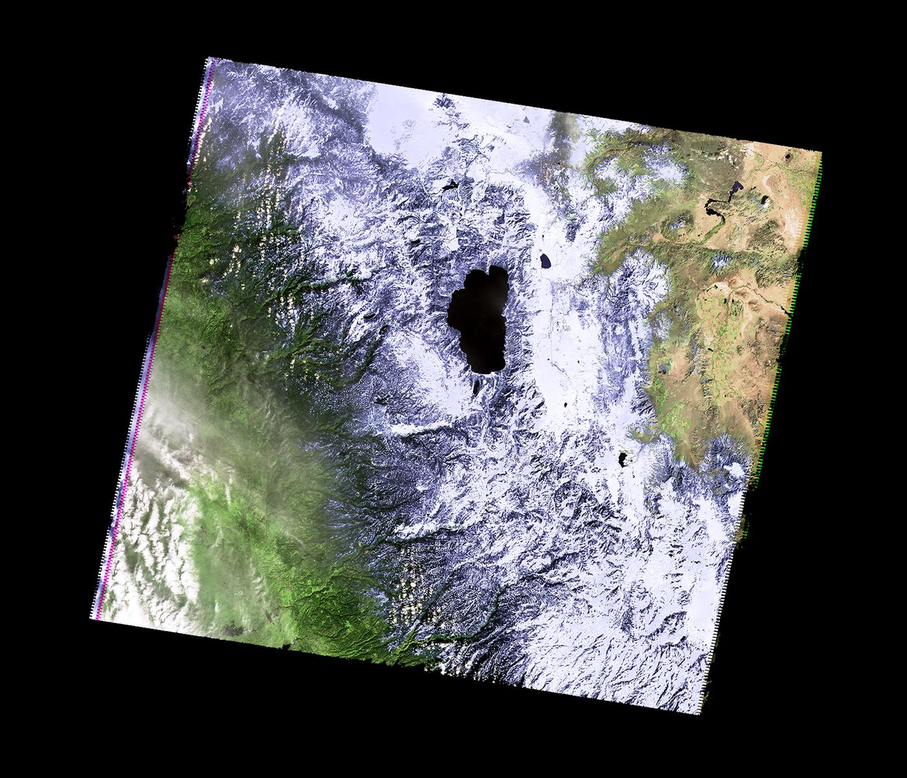
#> input picture CaliforniaDrought_02232011_md.png, 907 x 778 px, shrunk from 1400 x 1200 before the run
$ python 'img average.py'
#> lines starting #> are read from the running program, lines starting #| are printed output that depends on the picture
#CSci 127 Teaching Staff
#October 2017
#A program that summarizes images, like koalastothemax
#Modified by:  Mohib Ahmed

import numpy as np
import matplotlib.pyplot as plt

def average(region):
     """
     Takes a region of an image and
     Returns the average red, green, and blue values across the region.
     """

     red = np.mean(region[:, :, 0])
     green = np.mean(region[:, :, 1])
     blue = np.mean(region[:, :, 2])

     return (red, green, blue)

def setRegion(region, r,g,b):
     """
     Takes a region of an image and red, green, and blue values, r, g, b.
     Sets the region so that all points have
     red values of r, green values of g, and blue values of b.
     """

     region[:,:,0] = r
     region[:,:,1] = g
     region[:,:,2] = b


######################################################################
### DO NOT CHANGE ANYTHING BELOW THIS LINE                         ###
######################################################################


def quarter(img2, levels):
     """
     Takes an image and the number of splits to make.
     Splits the image into regions (2**levels x 2**levels pieces)
     and averages each of these regions separately.
     Calls average() and setRegion() to average and set colors for the
     regions.
     """
     h = img2.shape[0]
     w = img2.shape[1]
     hReg = h//2**levels
     wReg = w//2**levels
     for i in range(2**levels):
          for j in range(2**levels):
               #Average the region:
               r,g,b = average(img2[i*hReg:(i+1)*hReg,j*wReg:(j+1)*wReg])
               setRegion(img2[i*hReg:(i+1)*hReg,j*wReg:(j+1)*wReg],r,g,b)


def main():
     inFile = input('Enter image file name: ')
#> the answer given: CaliforniaDrought_02232011_md.png
     img = plt.imread(inFile)
#> img is the input picture: shape (778, 907, 3) float32; mean R, G, B 0.296, 0.301, 0.304

     #Divides the image in 1/2, 1/4, 1/8, ... 1/2^8, and displays each:
     for i in range(8):
          img2 = img.copy()   #Make a copy to average
          quarter(img2,i)     #Split in half i times, and average regions

          plt.imshow(img2)    #Load our new image into pyplot
          plt.show()          #Show the image (waits until closed to continue)
#> this loop made 8 passes
#> pass 2, in main, `plt.show()`:
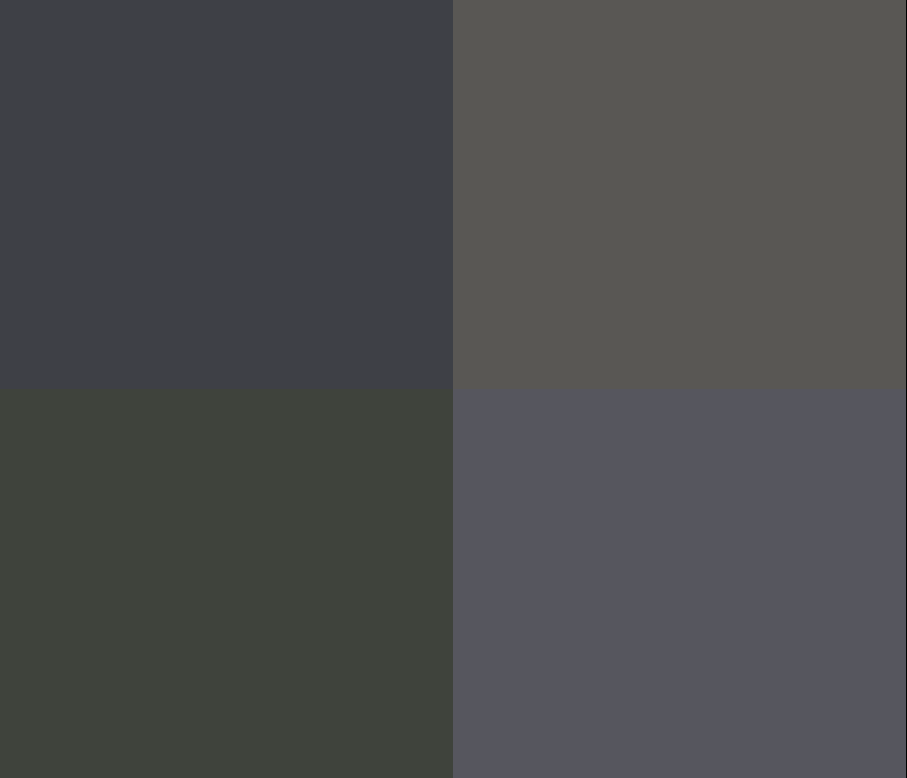
#> shown: shape (778, 907, 3) float32; mean R, G, B 0.297, 0.301, 0.305
#> after the loop:
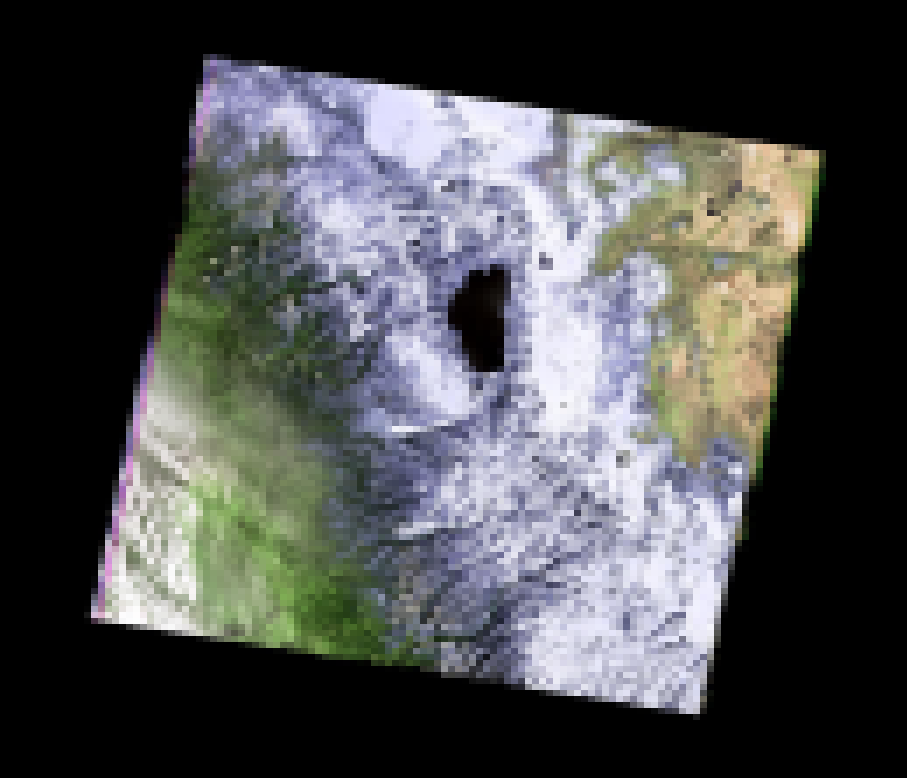
#> img2: shape (778, 907, 3) float32; mean R, G, B 0.296, 0.301, 0.304

     #Shows the original image:
     plt.imshow(img)	      #Load image into pyplot
     plt.show()               #Show the image (waits until closed to continue)


#Allow script to be run directly:
if __name__ == "__main__":
     main()
